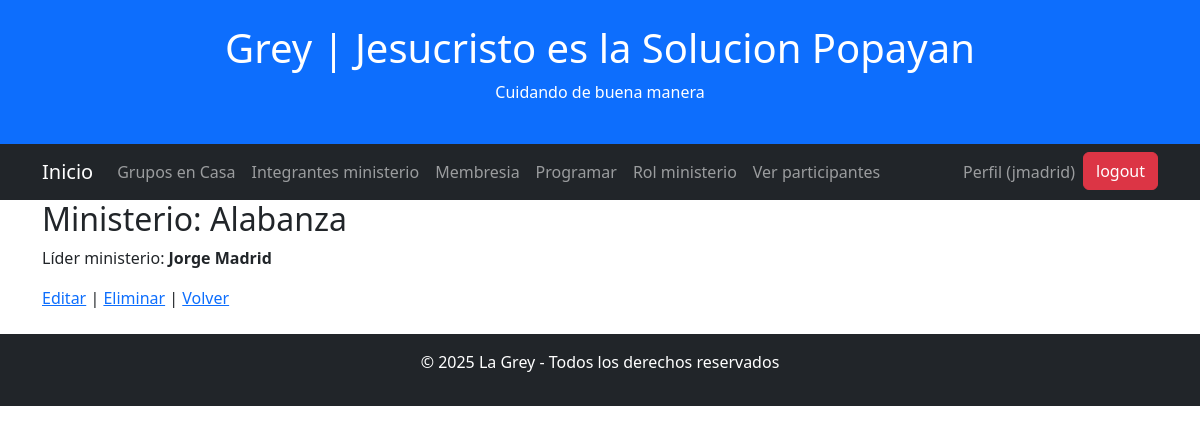
Page /ministerios/1/ (signed in) on the committed database.
### base/models.py (models this page shows, shortened)
class Iglesia(models.Model):
    nombre = models.CharField(max_length=200)
    descripcion = models.TextField(null=True,
                                   blank=True)
    direccion = models.TextField(null=True, blank=True)
    telefono = models.CharField(max_length=50, null=True, blank=True)
    correo = models.CharField(max_length=100, null=True, blank=True)
    pastor = models.CharField(max_length=100, null=True, blank=True)
    activa = models.BooleanField(default=True)
    creado = models.DateTimeField(auto_now_add=True)
    def __str__(self):
        return self.nombre
    class Meta:
        ordering = ['nombre']

class Ministerio(models.Model):
    descripcion = models.CharField(max_length=200)
    observacion = models.TextField(null=True,
                                   blank=True)
    creado = models.DateTimeField(auto_now_add=True)
    id_usuario = models.ForeignKey(User, on_delete=models.CASCADE,
                                 null=False,
                                 blank=True)
    class Meta:
        ordering = ['descripcion']

### base/views.py (the view)
# urls.py: path('ministerios/<int:pk>/', MinisterioDetailView.as_view(), name='ministerio-detail'),
class MinisterioDetailView(LoginRequiredMixin, DetailView):
    model = Ministerio
    template_name = 'ministerio/ministerio.html'
    context_object_name = 'ministerio'
    def get_context_data(self, **kwargs):
        context = super().get_context_data(**kwargs)
        usuario_iglesia = get_object_or_404(Usuario_iglesia, id_usuario=self.request.user)
        iglesia = usuario_iglesia.id_iglesia
        context['iglesia'] = iglesia
        context['usuario_iglesia'] = usuario_iglesia
        return context

### base/templates/ministerio/ministerio.html
{% extends 'principal.html' %}
{% block content %}
    <h2>Ministerio: {{ ministerio.descripcion }}</h2>
    <p>Líder ministerio: <b>{{ ministerio.id_usuario.first_name}} {{ ministerio.id_usuario.last_name}}</b></p>
    <a href="{% url 'ministerio-update' ministerio.id %}">Editar</a> |
    <a href="{% url 'ministerio-delete' ministerio.id %}">Eliminar</a> |
    <a href="{% url 'ministerio-list' %}">Volver</a>
{% endblock content %}

### base/templates/principal.html (shortened to what this page needs)
<!DOCTYPE html>
<html lang="es">
<head>
 <link rel="stylesheet" href="https://cdn.jsdelivr.net/npm/flatpickr/dist/flatpickr.min.css">
    <link href="https://cdn.jsdelivr.net/npm/select2@4.0.13/dist/css/select2.min.css" rel="stylesheet" />
    <link rel="stylesheet" href="https://cdn.jsdelivr.net/npm/bootstrap@5.3.0/dist/css/bootstrap.min.css">
<link rel="stylesheet" href="https://unpkg.com/leaflet@1.9.4/dist/leaflet.css" />
</head>
<body>
    <header class="bg-primary text-white text-center py-4">
        <h1>Grey | {{iglesia}}</h1>
        <p>Cuidando de buena manera</p>
    </header>
    <nav class="navbar navbar-expand-lg navbar-dark bg-dark">
        <div class="container">
            <a class="navbar-brand" href="{% url 'menu_principal' %}">Inicio</a>
            <div class="collapse navbar-collapse" id="navbarNav">
                <ul class="navbar-nav me-auto">
                    {% if usuario_iglesia.superusuario %}
                    <li class="nav-item" ><a  class="nav-link" href="{% url 'grupo-casa-list' %}">Grupos en Casa</a> </li>
                    <li class="nav-item" ><a class="nav-link" href="{% url 'ministerio-list' %}">Ministerio </a> </li>
                    <li class="nav-item" ><a  class="nav-link" href="{% url 'miembro-list' %}">Membresia </a> </li>
                     <li class="nav-item" ><a  class="nav-link" href="{% url 'servicios' %}">Servicios </a> </li>
                    <li class="nav-item" ><a class="nav-link"  href="{% url 'servicios' %}">Ver proramados </a> </li>
                   <li class="nav-item" >----------- </li>
                   <li class="nav-item" ><a  class="nav-link" href="{% url 'miembro-ministerio-list' %}">Integrantes ministerio</a> </li>
                     <li class="nav-item" ><a  class="nav-link" href="{% url 'servicios' %}">Programar</a> </li>
                     <li class="nav-item" ><a class="nav-link"  href="{% url 'rol_ministerio_list' %}">Rol ministerio</a> </li>
                    <li class="nav-item" > <a class="nav-link"  href="{% url 'participantes_por_servicio' %}" class="btn btn-info">  Ver Participantes</a></li>
                    {% else %}
                    <li class="nav-item" ><a  class="nav-link" href="{% url 'grupo-casa-list' %}">Grupos en Casa</a> </li>
                    <li class="nav-item" ><a  class="nav-link" href="{% url 'miembro-ministerio-list' %}">Integrantes ministerio</a> </li>
                    <li class="nav-item" ><a  class="nav-link" href="{% url 'miembro-list' %}">Membresia</a> </li>
                     <li class="nav-item" ><a  class="nav-link" href="{% url 'servicios' %}">Programar </a> </li>
                     <li class="nav-item" ><a class="nav-link"  href="{% url 'rol_ministerio_list' %}">Rol ministerio</a> </li>
                    <li class="nav-item" > <a class="nav-link"  href="{% url 'participantes_por_servicio' %}" class="btn btn-info">  Ver participantes</a></li>
                    {% endif %}
                </ul>
                <ul class="navbar-nav">
                        <li class="nav-item">
                            <a class="nav-link" href="">Perfil ({{ user.username }})</a>
                        </li>
                    {% if request.user.is_authenticated %}
                            <form method="post" action="{% url 'logout' %}">
                                <button  class="btn btn-danger" type="submit">logout</button>
                            </form>
                        {% else %}
                             <a href="{% url 'login' %}">Ingresar </a>
                        {% endif %}
                </ul>
            </div>
        </div>
    </nav>
    <div class="container">
        {% block content %}
        {% endblock content %}
    </div>
    <footer class="bg-dark text-white text-center py-3 mt-4">
        <p>&copy; 2025 La Grey - Todos los derechos reservados</p>
    </footer>
</body>
</html>

### rows in the picture
Iglesia: nombre "Jesucristo es la Solucion Popayan"
Ministerio: descripcion "Alabanza", id_usuario.first_name "Jorge", id_usuario.last_name "Madrid"

### other values in the picture
{{ user.username }} "jmadrid"
